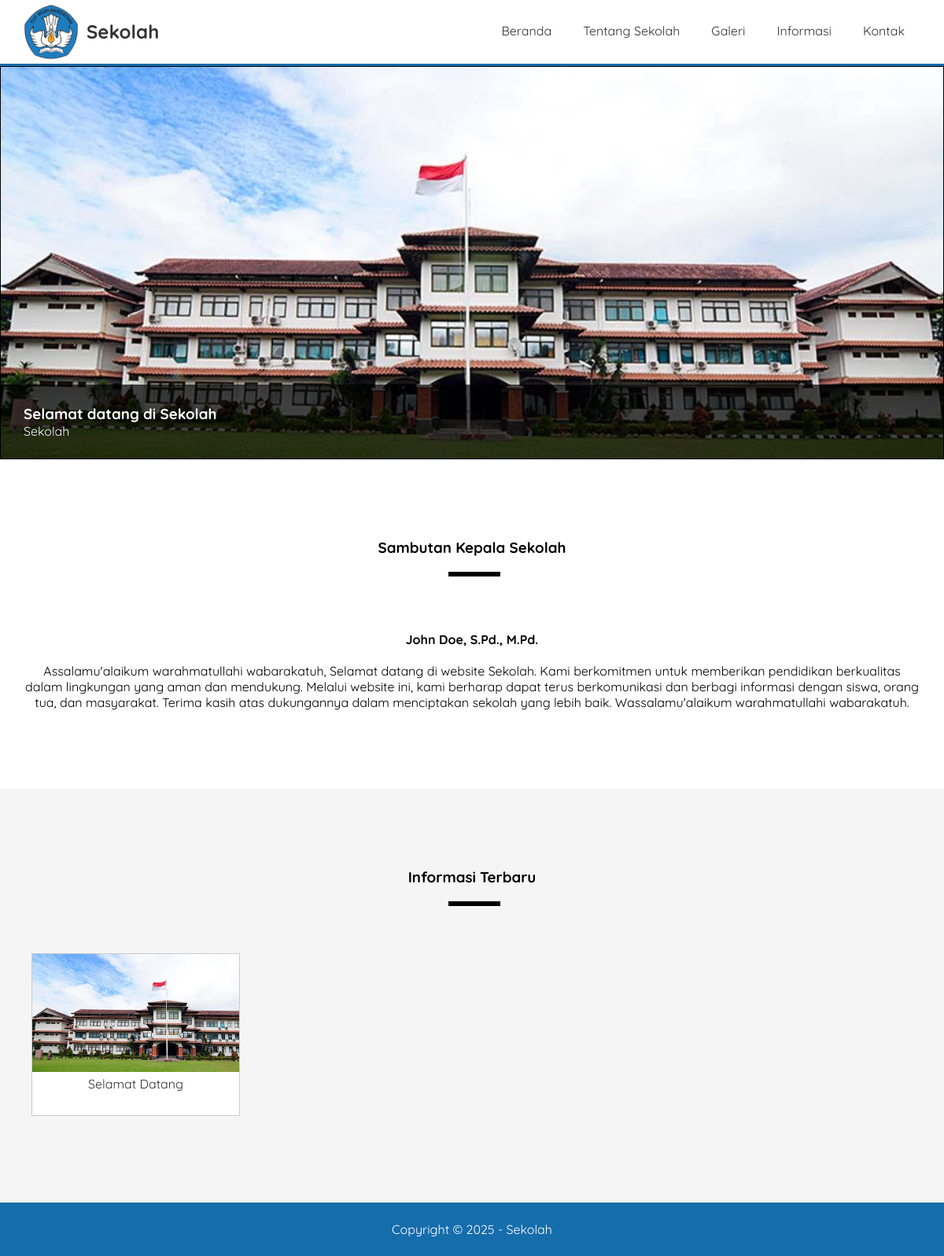
The page / on the database its author committed.
### tables this page shows
CREATE TABLE `pengaturan` (
  `id` int(11) NOT NULL AUTO_INCREMENT,
  `nama` varchar(50) NOT NULL,
  `email` varchar(50) NOT NULL,
  `telepon` varchar(20) NOT NULL,
  `alamat` text NOT NULL,
  `logo` varchar(50) NOT NULL,
  `favicon` varchar(50) NOT NULL,
  `tentang` text NOT NULL,
  `foto_sekolah` varchar(50) NOT NULL,
  `google_maps` text NOT NULL,
  `nama_kepsek` varchar(50) NOT NULL,
  `foto_kepsek` varchar(50) NOT NULL,
  `sambutan_kepsek` text NOT NULL,
  `created_at` timestamp NOT NULL DEFAULT current_timestamp(),
  `updated_at` datetime DEFAULT NULL,
  PRIMARY KEY (`id`)
);

CREATE TABLE `informasi` (
  `id` int(11) NOT NULL AUTO_INCREMENT,
  `judul` varchar(100) NOT NULL,
  `keterangan` text NOT NULL,
  `gambar` varchar(50) NOT NULL,
  `created_at` timestamp NOT NULL DEFAULT current_timestamp(),
  `updated_at` datetime DEFAULT NULL,
  `created_by` int(11) NOT NULL,
  PRIMARY KEY (`id`),
  KEY `created_by` (`created_by`)
);

### index.php (the view, shortened to what this page needs)
<?php include 'header.php' ?>
    <div class="banner" style="background-image: url('uploads/identitas/<?= $d->foto_sekolah ?>')">
        <div class="banner-text">
            <div class="container">
                <h3>Selamat datang di <?= $d->nama?></h3>
                <p>Sekolah</p>
            </div>
        </div>
    </div>
    <div class="section">
        <div class="container text-center">
            <h3>Sambutan Kepala Sekolah</h3>
            <h4><?= $d->nama_kepsek?></h4>
            <p><?= $d->sambutan_kepsek?></p>
        </div>
    </div>
    <div class="section" id="informasi">
        <div class="container text-center">
            <h3>Informasi Terbaru</h3>
            <?php
                $informasi = mysqli_query($conn, "SELECT * FROM informasi ORDER bY id DESC LIMIT 8");
                if(mysqli_num_rows($informasi) > 0){
                    while($j = mysqli_fetch_array($informasi)){
            ?>
                <div class="col-4">
                    <a href="detail-informasi.php?id=<?= $j['id'] ?>" class="thumbnail-link">
                        <div class="thumbnail-box">
                            <div class="thumbnail-img" style="background-image: url('uploads/informasi/<?= $j['gambar'] ?> ');"></div>
                            <div class="thumbnail-text"><?= substr($j['judul'], 0, 50) ?></div>
                        </div>
                    </a>
                </div>
            <?php }}else{?>
                Tidak ada data.
            <?php } ?>
        </div>
    </div>
    <?php include 'footer.php' ?>

### header.php (shortened to what this page needs)
<?php
    include 'koneksi.php';
    $identitas = mysqli_query($conn, "SELECT * FROM pengaturan ORDER BY id DESC LIMIT 1");
    $d = mysqli_fetch_object($identitas);
?>
<!DOCTYPE html>
<html lang="en">
<head>
    <link rel="stylesheet" href="assets/css/style.css">
</head>
<body>
    <div class="header">
        <div class="container">
            <div class="header-logo">
                <img src="uploads/identitas/<?= $d->logo?>" width="70" alt="">
                <h2><a href="#"><?= $d->nama?></a></h2>
            </div>
            <ul class="header-menu">
                <li><a href="index.php">Beranda</a></li>
                <li><a href="tentang.php">Tentang Sekolah</a></li>
                <li><a href="galeri.php">Galeri</a></li>
                <li><a href="informasi.php">Informasi</a></li>
                <li><a href="kontak.php">Kontak</a></li>
            </ul>
        </div>
    </div>

### footer.php (shortened to what this page needs)
    <footer>
        <div class="container text-center">
            Copyright &copy; 2025 - <?= $d->nama ?>
        </div>
    </footer>
</body>
</html>

### assets/css/style.css (style rules this page uses)
* { margin: 0; padding: 0; font-family: 'Quicksand', sans-serif; box-sizing: border-box; }
a { text-decoration: none; }
.container { width: 1140px; margin: 0 auto; }
.container::after { content: ""; display: block; clear: both; }
.text-center { text-align: center !important; }
.header { border-bottom: 3px solid #166dab; }
.header a { color: #333333; }
.header-logo { float: left; line-height: 70px; padding: 5px 0; }
.header-logo img { float: left; margin-right: 10px; }
.header-logo h2 { float: left; }
.header-menu { float: right; }
.header-menu li { float: left; list-style: none; padding: 29px 20px; }
.banner { border: 1px solid; height: 500px; background-repeat: no-repeat; background-size: cover; position: relative; }
.banner-text { padding: 25px 0; background-color: rgba(0, 0, 0, 0.7); color: white; position: absolute; bottom: 0; width: 100%; }
.section { padding: 100px 0; }
.section h3 { padding-bottom: 25px; margin-bottom: 50px; position: relative; }
.section h3::after { content: ""; display: block; width: 60px; border: 3px solid; position: absolute; bottom: 0; left: calc(50% - 30px); }
.section h4 { margin-bottom: 20px; }
#informasi { background-color: #f5f5f5; }
.col-4 { min-height: 200px; width: 25%; float: left; padding: 10px; }
.thumbnail-box { border: 1px solid #cccccc; width: 100%; min-height: 200px; background-color: white; }
.thumbnail-img { height: 150px; background-repeat: no-repeat; background-size: cover; }
.thumbnail-text { height: 55px; padding: 5px; }
.thumbnail-link { color: #333333; }
footer { padding: 24px; background-color: #166dab; color: white; }

### rows shown on the page
pengaturan: logo (picture), nama "Sekolah", foto_sekolah (picture), nama_kepsek "John Doe, S.Pd., M.Pd.", sambutan_kepsek "Assalamu'alaikum warahmatullahi wabarakatuh, Selamat datang di website Sekolah. Kami berkomitmen untuk memberikan pendidikan berkualitas dalam lingkungan yang aman dan mendukung. Melalui website ini, kami berharap dapat terus berkomunikasi dan berbagi informasi dengan siswa, orang tua, dan masyarakat. Terima kasih atas dukungannya dalam menciptakan sekolah yang lebih baik. Wassalamu'alaikum warahmatullahi wabarakatuh."
informasi: gambar (picture), judul "Selamat Datang"
